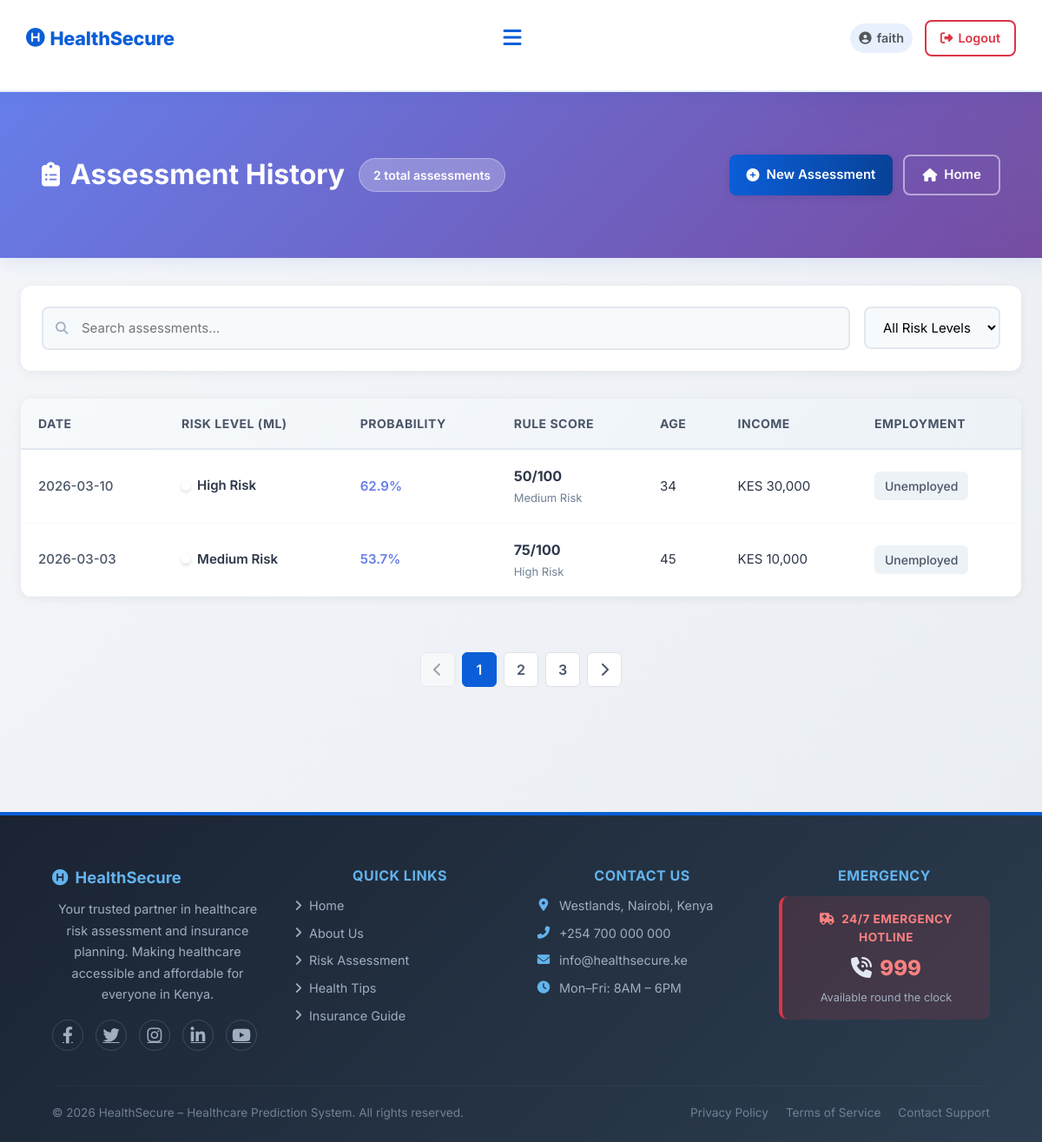
The page /history (signed in) on the database as committed earlier.
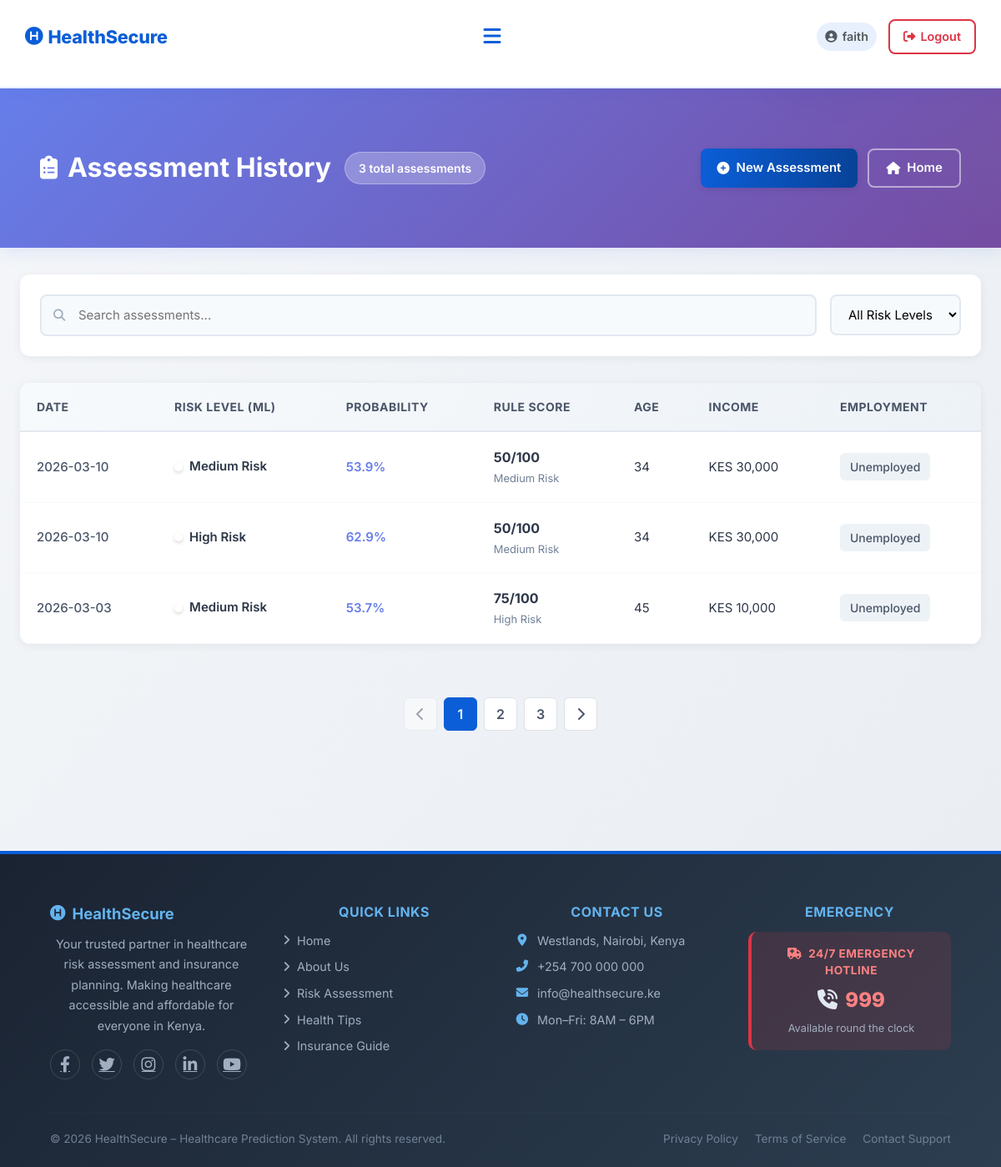
The same page on the database as committed later.
### tables this page shows
CREATE TABLE assessments (
            id INTEGER PRIMARY KEY AUTOINCREMENT,
            user_id INTEGER NOT NULL,
            age INTEGER,
            gender TEXT,
            marital_status TEXT,
            employment_status TEXT,
            income REAL,
            children INTEGER,
            education_level TEXT,
            residence_type TEXT,
            chronic_illness TEXT,
            family_size INTEGER,
            healthcare_knowledge TEXT,
            hospital_visit_gap REAL,
            routine_checkups INTEGER,
            cancer_screening INTEGER,
            dental_checkup INTEGER,
            mental_health_support INTEGER,
            risk_level TEXT,
            probability REAL,
            created_at TIMESTAMP DEFAULT CURRENT_TIMESTAMP, rule_based_score INTEGER DEFAULT 0, rule_based_category TEXT DEFAULT "Unknown",
            FOREIGN KEY (user_id) REFERENCES users (id)
        );

### app.py (the view)
@app.route('/history')
def history():
    if not session.get('logged_in'):
        flash('Please log in to view your history.', 'warning')
        return redirect(url_for('login'))
    conn = get_db_connection()
    assessments = conn.execute(
        'SELECT * FROM assessments WHERE user_id = ? ORDER BY created_at DESC LIMIT 20',
        (session.get('user_id'),)
    ).fetchall()
    conn.close()
    return render_template('history.html',
                          assessments=assessments,
                          username=session.get('username'))

### app.py (called while the page is built)
def get_db_connection():
    conn = sqlite3.connect(DATABASE)
    conn.row_factory = sqlite3.Row
    return conn

### templates/history.html (shortened to what this page needs)
{% extends "base.html" %}
{% block extra_css %}
<link rel="stylesheet" href="{{ url_for('static', filename='css/history.css') }}">
{% endblock %}
{% block content %}
    <div class="history-page-header">
        <div class="history-page-container">
            <div class="header-content">
                <div class="header-left">
                    <h1 class="page-title">
                        <i class="fas fa-clipboard-list"></i>
                        Assessment History
                    </h1>
                    {% if assessments %}
                    <span class="total-badge">{{ assessments|length }} total assessment{{ 's' if assessments|length != 1 else '' }}</span>
                    {% endif %}
                </div>
                <div class="header-actions">
                    <a href="{{ url_for('assess') }}" class="btn-modern btn-primary">
                        <i class="fas fa-plus-circle"></i> New Assessment
                    </a>
                    <a href="{{ url_for('index') }}" class="btn-modern btn-outline">
                        <i class="fas fa-home"></i> Home
                    </a>
                </div>
            </div>
        </div>
    </div>
    <div class="history-page-container">
        {% if assessments %}
        <div class="filter-bar">
            <div class="search-box">
                <i class="fas fa-search"></i>
                <input type="text" id="searchInput" placeholder="Search assessments..." aria-label="Search assessments">
            </div>
            <div class="filter-controls">
                <select class="filter-select" id="riskFilter" aria-label="Filter by risk level">
                    <option value="">All Risk Levels</option>
                </select>
            </div>
        </div>
        <div class="table-container desktop-only">
            <table class="modern-table">
                <thead>
                    <tr>
                        <th>Date</th>
                        <th>Risk Level (ML)</th>
                        <th>Probability</th>
                        <th>Rule Score</th>
                        <th>Age</th>
                        <th>Income</th>
                        <th>Employment</th>
                    </tr>
                </thead>
                <tbody>
                    {% for assessment in assessments %}
                    <tr class="table-row" data-risk="{{ assessment['risk_level'].lower().replace(' ', '-').replace('risk', '').strip() }}">
                        <td data-label="Date">
                            <span class="date-text">{{ assessment['created_at'][:10] }}</span>
                        </td>
                        <td data-label="Risk Level">
                            <div class="risk-indicator">
                                <span class="risk-dot risk-dot-{{ assessment['risk_level'].lower().replace(' ', '-').replace('risk', '').strip() }}"></span>
                                <span class="risk-label">{{ assessment['risk_level'] }}</span>
                            </div>
                        </td>
                        <td data-label="Probability">
                            <span class="probability-text">{{ "%.1f"|format(assessment['probability']) }}%</span>
                        </td>
                        <td data-label="Rule Score">
                            <div class="rule-score-cell">
                                <strong class="score-value">{{ assessment['rule_based_score'] or 'N/A' }}/100</strong>
                                <small class="score-category">{{ assessment['rule_based_category'] or 'N/A' }}</small>
                            </div>
                        </td>
                        <td data-label="Age">{{ assessment['age'] }}</td>
                        <td data-label="Income">KES {{ "{:,.0f}".format(assessment['income']) }}</td>
                        <td data-label="Employment">
                            <span class="employment-badge">{{ assessment['employment_status'] }}</span>
                        </td>
                    </tr>
                    {% endfor %}
                </tbody>
            </table>
        </div>
        <div class="pagination-container">
            <button class="pagination-btn" disabled>
                <i class="fas fa-chevron-left"></i>
            </button>
            <button class="pagination-btn active">1</button>
            <button class="pagination-btn">2</button>
            <button class="pagination-btn">3</button>
            <button class="pagination-btn">
                <i class="fas fa-chevron-right"></i>
            </button>
        </div>
        {% endif %}
    </div>
{% endblock %}

### templates/base.html (shortened to what this page needs)
<!DOCTYPE html>
<html lang="en">
<head>
    <link rel="stylesheet" href="https://cdn.jsdelivr.net/npm/bootstrap@5.3.2/dist/css/bootstrap.min.css">
    <link rel="stylesheet" href="https://cdnjs.cloudflare.com/ajax/libs/font-awesome/6.4.0/css/all.min.css">
    <link rel="stylesheet" href="{{ url_for('static', filename='css/base.css') }}">
    <link rel="stylesheet" href="{{ url_for('static', filename='css/style.css') }}">
    {% block extra_css %}{% endblock %}
</head>
<body>
<nav class="navbar" role="navigation" aria-label="Main navigation">
    <a href="{{ url_for('index') }}" class="logo" aria-label="HealthSecure Home">
        <i class="fa-solid fa-circle-h" aria-hidden="true"></i> HealthSecure
    </a>
    <button class="hamburger-menu" id="hamburgerBtn" aria-label="Toggle navigation" aria-expanded="false" aria-controls="navLinks">
        <i class="fa-solid fa-bars" aria-hidden="true"></i>
    </button>
    <div class="nav-right">
        {% if session.logged_in %}
            <span class="nav-username">
                <i class="fa-solid fa-circle-user" aria-hidden="true"></i> {{ session.username }}
            </span>
            <a href="{{ url_for('logout') }}" class="nav-auth-link nav-logout-link">
                <i class="fas fa-sign-out-alt" aria-hidden="true"></i> Logout
            </a>
        {% endif %}
    </div>
</nav>
<main id="main-content">
    {% block content %}{% endblock %}
</main>
<footer class="footer" role="contentinfo">
    <div class="footer-grid">
        <div>
            <h5 class="footer-brand-title">
                <i class="fa-solid fa-circle-h" aria-hidden="true"></i> HealthSecure
            </h5>
            <p class="footer-text">
                Your trusted partner in healthcare risk assessment and insurance planning. Making healthcare accessible and affordable for everyone in Kenya.
            </p>
            <div class="footer-social" aria-label="Social media links">
                <a href="https://facebook.com" target="_blank" rel="noopener" aria-label="Facebook"><i class="fab fa-facebook-f" aria-hidden="true"></i></a>
                <a href="https://twitter.com" target="_blank" rel="noopener" aria-label="Twitter"><i class="fab fa-twitter" aria-hidden="true"></i></a>
                <a href="https://instagram.com" target="_blank" rel="noopener" aria-label="Instagram"><i class="fab fa-instagram" aria-hidden="true"></i></a>
                <a href="https://linkedin.com" target="_blank" rel="noopener" aria-label="LinkedIn"><i class="fab fa-linkedin-in" aria-hidden="true"></i></a>
                <a href="https://youtube.com" target="_blank" rel="noopener" aria-label="YouTube"><i class="fab fa-youtube" aria-hidden="true"></i></a>
            </div>
        </div>
        <div>
            <h5 class="footer-section-title">Quick Links</h5>
            <ul class="footer-links">
                <li><a href="{{ url_for('index') }}"><i class="fas fa-angle-right" aria-hidden="true"></i> Home</a></li>
                <li><a href="{{ url_for('about') }}"><i class="fas fa-angle-right" aria-hidden="true"></i> About Us</a></li>
                <li><a href="{{ url_for('assess') if session.logged_in else url_for('register') }}"><i class="fas fa-angle-right" aria-hidden="true"></i> Risk Assessment</a></li>
                <li><a href="{{ url_for('health_tips') }}"><i class="fas fa-angle-right" aria-hidden="true"></i> Health Tips</a></li>
                <li><a href="{{ url_for('blog') }}"><i class="fas fa-angle-right" aria-hidden="true"></i> Insurance Guide</a></li>
            </ul>
        </div>
        <div>
            <h5 class="footer-section-title">Contact Us</h5>
            <ul class="footer-contact-list">
                <li><i class="fas fa-map-marker-alt" aria-hidden="true"></i> Westlands, Nairobi, Kenya</li>
                <li><i class="fas fa-phone-alt" aria-hidden="true"></i> <a href="tel:+254700000000">+254 700 000 000</a></li>
                <li><i class="fas fa-envelope" aria-hidden="true"></i> <a href="mailto:info@healthsecure.ke">info@healthsecure.ke</a></li>
                <li><i class="fas fa-clock" aria-hidden="true"></i> Mon–Fri: 8AM – 6PM</li>
            </ul>
        </div>
        <div>
            <h5 class="footer-section-title">Emergency</h5>
            <div class="footer-emergency">
                <p class="footer-emergency-label"><i class="fas fa-ambulance me-1" aria-hidden="true"></i> 24/7 Emergency Hotline</p>
                <p class="footer-emergency-number"><i class="fas fa-phone-volume me-1" aria-hidden="true"></i> <a href="tel:999">999</a></p>
                <p class="footer-emergency-sub">Available round the clock</p>
            </div>
        </div>
    </div>
    <hr class="footer-divider">
    <div class="footer-bottom">
        <p style="margin:0;">© 2026 HealthSecure – Healthcare Prediction System. All rights reserved.</p>
        <div class="footer-bottom-links">
            <a href="#">Privacy Policy</a>
            <a href="#">Terms of Service</a>
            <a href="{{ url_for('contact') }}">Contact Support</a>
        </div>
    </div>
</footer>
</body>
</html>

### static/css/style.css (style rules this page uses)
:root { --bg: #f6f9fc; --surface: #ffffff; --primary: #0b5ed7; --primary-dark: #084298; --primary-light: #e8f0fd; --accent: #28a745; --muted: #52585e; --text: #1a2332; --soft: #eef2f6; --glass: rgba(255,255,255,0.75); --card-shadow: 0 8px 30px rgba(2,12,27,0.08); --radius: 12px; --transition: all 0.25s ease; }
* { margin: 0; padding: 0; box-sizing: border-box; font-family: "Inter", "Segoe UI", system-ui, sans-serif; }
html, body { overflow-x: hidden; max-width: 100%; }
body { background: linear-gradient(180deg, #ced8e7 0%, #eef6fb 100%); color: var(--text); -webkit-font-smoothing: antialiased; -moz-osx-font-smoothing: grayscale; position: relative; min-height: 100vh; width: 100%; }
body::before { content: ""; position: fixed; top: -7%; right: -7%; width: 420px; height: 420px; background: radial-gradient(circle at 30% 30%, rgba(4, 30, 68, 0.06), transparent 30%), radial-gradient(circle at 80% 70%, rgba(123,211,137,0.04), transparent 30%); pointer-events: none; z-index: 0; }
.navbar { display: flex; align-items: center; justify-content: space-between; padding: 14px 5%; background: #ffffff; backdrop-filter: blur(10px); border-bottom: 2px solid rgba(11, 94, 215, 0.10); box-shadow: 0 2px 16px rgba(11,94,215,0.08); position: sticky; top: 0; z-index: 1000; }
.logo { font-size: 1.35rem; font-weight: 800; color: var(--primary); letter-spacing: -0.2px; text-decoration: none; display: inline-flex; align-items: center; gap: 6px; flex-shrink: 0; }
.nav-right { display: flex; align-items: center; gap: 14px; }
footer { text-align: center; padding: 28px; background: linear-gradient(180deg, rgba(11,94,215,0.03), rgba(255,255,255,0.6)); color: var(--muted); font-size: 14px; border-top: 1px solid rgba(11,94,215,0.04); }
.btn-primary, .btn-success { background: linear-gradient(90deg, var(--primary), var(--primary-dark)) !important; border: none !important; color: #ffffff !important; box-shadow: 0 4px 16px rgba(11,94,215,0.20); font-weight: 600; }
.page-title { text-align: center; margin: 2.5rem 0; color: #0d0d0e; font-size: 28px; }
@media (max-width: 1200px) { .navbar { padding: 18px 30px; } }
.btn-primary { background: var(--secondary); color: white; }
.btn-outline { border: 2px solid #ffffff; color: #ffffff; background: rgba(255, 255, 255, 0.1); }

Rows that differ between the two databases and show on the page:
added assessments: created_at "2026-03-10", risk_level "Medium Risk", probability "53.9", rule_based_score "50", rule_based_category "Medium Risk", age "34", income "30,000", employment_status "Unemployed"
Other text that changed with them:
{{ assessments|length }}: "2" → "3"
